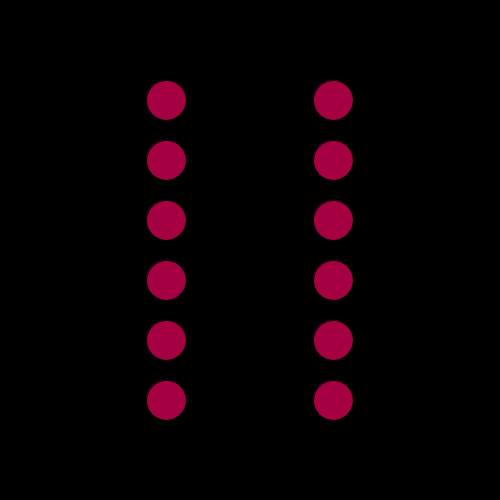
Frame 1 (no input)
Frame 60 (the mouse pressed at the canvas centre just before this capture): identical to frame 1, image omitted
Frame 120 (the mouse held since frame 60 and released just before this capture): identical to frame 1, image omitted

The Processing sketch that drew this single still picture (run headless with seeded random() and noise(); from frame 60 on, the mouse is pressed at the canvas centre):

// Processing sketch: S10_MANASEVICH
// ── S10_MANASEVICH.pde
/*
Programacion Creativa - Nicolás Troncoso
Alumno: Pedro Manasevich

Una lista 6 objetos en donde un atributo de sea el indice de la lista
posicion en X:un tercio del ancho
Posicion de Y: entre un quinto y cuatro quintos

Una lista 6 objetos en donde un atributo de sea el indice de la lista
posicion X: tercer tercio del ancho
posicion Y: entre un quinto y cuatro quintos

Conectar con una linea objetos con mismo indice

*/

float x;//variable X
float y;//variable Y
int n;//variable N


Objeto[] obj, ob2;//variable arrays


void setup(){//Setup
size(500,500);
fill(random(255),random(0),random(255));//Relleno
obj = new Objeto[6];
ob2 = new Objeto[6];

  for (int i=0; i<obj.length; i++) {
    obj[i] = new Objeto(i,width/3,map(i,0,5,height/5,4*height/5));
    ob2[i] = new Objeto(i,2*width/3,map(i,0,5,height/5,4*height/5));
}
}

void draw(){//Draw
  background(0);
  for (int i=0; i<obj.length; i++){
    obj[i].display();
    ob2[i].display();
  }
}

// ── Objeto.pde
//Clase
class Objeto{


//Variable
int i;
float x;
float y;


//Contructor
Objeto(int i,float x, float y){// variables
  this.i=i;
  this.x=x;
  this.y=y;
}

//metodo
void display(){
  ellipse(x,y,40,40);//Ellipse
}



}
